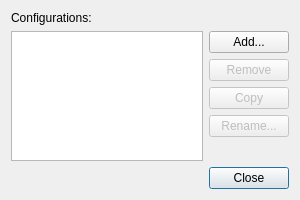
<?xml version="1.0" encoding="UTF-8"?>
<ui version="4.0">
 <class>EditGameConfigurationsDialog</class>
 <widget class="QDialog" name="EditGameConfigurationsDialog">
  <property name="geometry">
   <rect>
    <x>0</x>
    <y>0</y>
    <width>300</width>
    <height>200</height>
   </rect>
  </property>
  <property name="minimumSize">
   <size>
    <width>300</width>
    <height>200</height>
   </size>
  </property>
  <property name="windowTitle">
   <string>Edit Game Configurations</string>
  </property>
  <property name="modal">
   <bool>true</bool>
  </property>
  <layout class="QGridLayout" name="gridLayout">
   <item row="0" column="0">
    <widget class="QLabel" name="label">
     <property name="text">
      <string>Configurations:</string>
     </property>
    </widget>
   </item>
   <item row="1" column="0" rowspan="5">
    <widget class="QListView" name="Configurations"/>
   </item>
   <item row="3" column="1">
    <widget class="QPushButton" name="Copy">
     <property name="enabled">
      <bool>false</bool>
     </property>
     <property name="text">
      <string>Copy</string>
     </property>
     <property name="autoDefault">
      <bool>false</bool>
     </property>
    </widget>
   </item>
   <item row="1" column="1">
    <widget class="QPushButton" name="Add">
     <property name="text">
      <string>Add...</string>
     </property>
     <property name="autoDefault">
      <bool>false</bool>
     </property>
    </widget>
   </item>
   <item row="5" column="1">
    <spacer name="verticalSpacer">
     <property name="orientation">
      <enum>Qt::Vertical</enum>
     </property>
     <property name="sizeHint" stdset="0">
      <size>
       <width>20</width>
       <height>0</height>
      </size>
     </property>
    </spacer>
   </item>
   <item row="2" column="1">
    <widget class="QPushButton" name="Remove">
     <property name="enabled">
      <bool>false</bool>
     </property>
     <property name="text">
      <string>Remove</string>
     </property>
     <property name="autoDefault">
      <bool>false</bool>
     </property>
    </widget>
   </item>
   <item row="4" column="1">
    <widget class="QPushButton" name="Rename">
     <property name="enabled">
      <bool>false</bool>
     </property>
     <property name="text">
      <string>Rename...</string>
     </property>
     <property name="autoDefault">
      <bool>false</bool>
     </property>
    </widget>
   </item>
   <item row="6" column="0" colspan="2">
    <widget class="QDialogButtonBox" name="Buttons">
     <property name="standardButtons">
      <set>QDialogButtonBox::Close</set>
     </property>
    </widget>
   </item>
  </layout>
 </widget>
 <resources/>
 <connections>
  <connection>
   <sender>Buttons</sender>
   <signal>rejected()</signal>
   <receiver>EditGameConfigurationsDialog</receiver>
   <slot>reject()</slot>
   <hints>
    <hint type="sourcelabel">
     <x>149</x>
     <y>179</y>
    </hint>
    <hint type="destinationlabel">
     <x>149</x>
     <y>99</y>
    </hint>
   </hints>
  </connection>
 </connections>
</ui>
